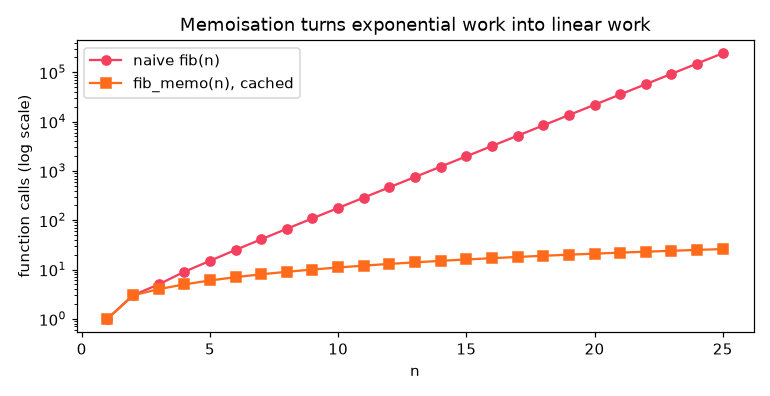

Write the Python code that produced this figure.
"""
Session 4 · Example 1: recursive functions
------------------------------------------
Every recursive function needs (1) a BASE CASE that stops, and (2) a
RECURSIVE CASE that moves closer to the base case.
Run:  python session-04_recursion.py
"""
import sys
from functools import lru_cache

def factorial(n):
    """n! = n x (n-1)!, with 0! = 1."""
    if n <= 1:                 # base case
        return 1
    return n * factorial(n - 1)  # recursive case: a smaller problem

print("5! =", factorial(5), "| 20! =", factorial(20))

# Trace the calls so the 'stack' becomes visible
def factorial_trace(n, depth=0):
    print("  " * depth + f"factorial({n}) called")
    result = 1 if n <= 1 else n * factorial_trace(n - 1, depth + 1)
    print("  " * depth + f"factorial({n}) returns {result}")
    return result
factorial_trace(4)

# Sum of digits and string reversal: recursion on smaller pieces
def digit_sum(n):
    return n if n < 10 else n % 10 + digit_sum(n // 10)
def reverse(s):
    return s if len(s) <= 1 else reverse(s[1:]) + s[0]
print("digit_sum(98765) =", digit_sum(98765), "| reverse('karachi') =", reverse("karachi"))

# Recursion shines on nested (tree-shaped) data
menu = {"Food": {"Desi": ["Biryani", "Nihari"], "Fast food": ["Burger", "Pizza"]},
        "Drinks": ["Chai", "Lassi"]}
def count_items(node):
    if isinstance(node, list):             # base case: a list of dishes
        return len(node)
    return sum(count_items(child) for child in node.values())
print("dishes in nested menu:", count_items(menu))

# Naive Fibonacci repeats work; caching (memoisation) fixes it
calls = 0
def fib(n):
    global calls; calls += 1
    return n if n < 2 else fib(n - 1) + fib(n - 2)
fib(25); print("naive fib(25) made", f"{calls:,}", "calls")

@lru_cache(maxsize=None)
def fib_memo(n):
    return n if n < 2 else fib_memo(n - 1) + fib_memo(n - 2)
print("fib_memo(25) =", fib_memo(25), "|", fib_memo.cache_info())
print("fib_memo(300) has", len(str(fib_memo(300))), "digits")

# Python limits recursion depth to protect the call stack
print("recursion limit:", sys.getrecursionlimit())
try:
    factorial(5000)
except RecursionError as e:
    print("RecursionError:", str(e)[:40], "... -> use a loop for very deep problems")

def factorial_loop(n):          # the iterative version never hits the limit
    result = 1
    for k in range(2, n + 1):
        result *= k
    return result
print("factorial_loop(1500) has", len(str(factorial_loop(1500))), "digits")

# Chart: calls made by naive vs memoised Fibonacci (exact counts, not timings)
import matplotlib
matplotlib.use("Agg")
import matplotlib.pyplot as plt
ns, naive_calls, memo_calls = list(range(1, 26)), [], []
for n in ns:
    calls = 0; fib(n); naive_calls.append(calls)
    fib_memo.cache_clear(); fib_memo(n); memo_calls.append(fib_memo.cache_info().misses)
fig, ax = plt.subplots(figsize=(7, 3.6))
ax.plot(ns, naive_calls, "o-", color="#F43F5E", label="naive fib(n)")
ax.plot(ns, memo_calls, "s-", color="#FF6B1A", label="fib_memo(n), cached")
ax.set_yscale("log"); ax.set_xlabel("n"); ax.set_ylabel("function calls (log scale)")
ax.set_title("Memoisation turns exponential work into linear work"); ax.legend()
fig.tight_layout(); fig.savefig("session-04_recursion.png", dpi=110)
print("naive calls for n = 10, 20, 25:", naive_calls[9], naive_calls[19], naive_calls[24], "| cached:", memo_calls[24])
print("Chart saved: session-04_recursion.png")
